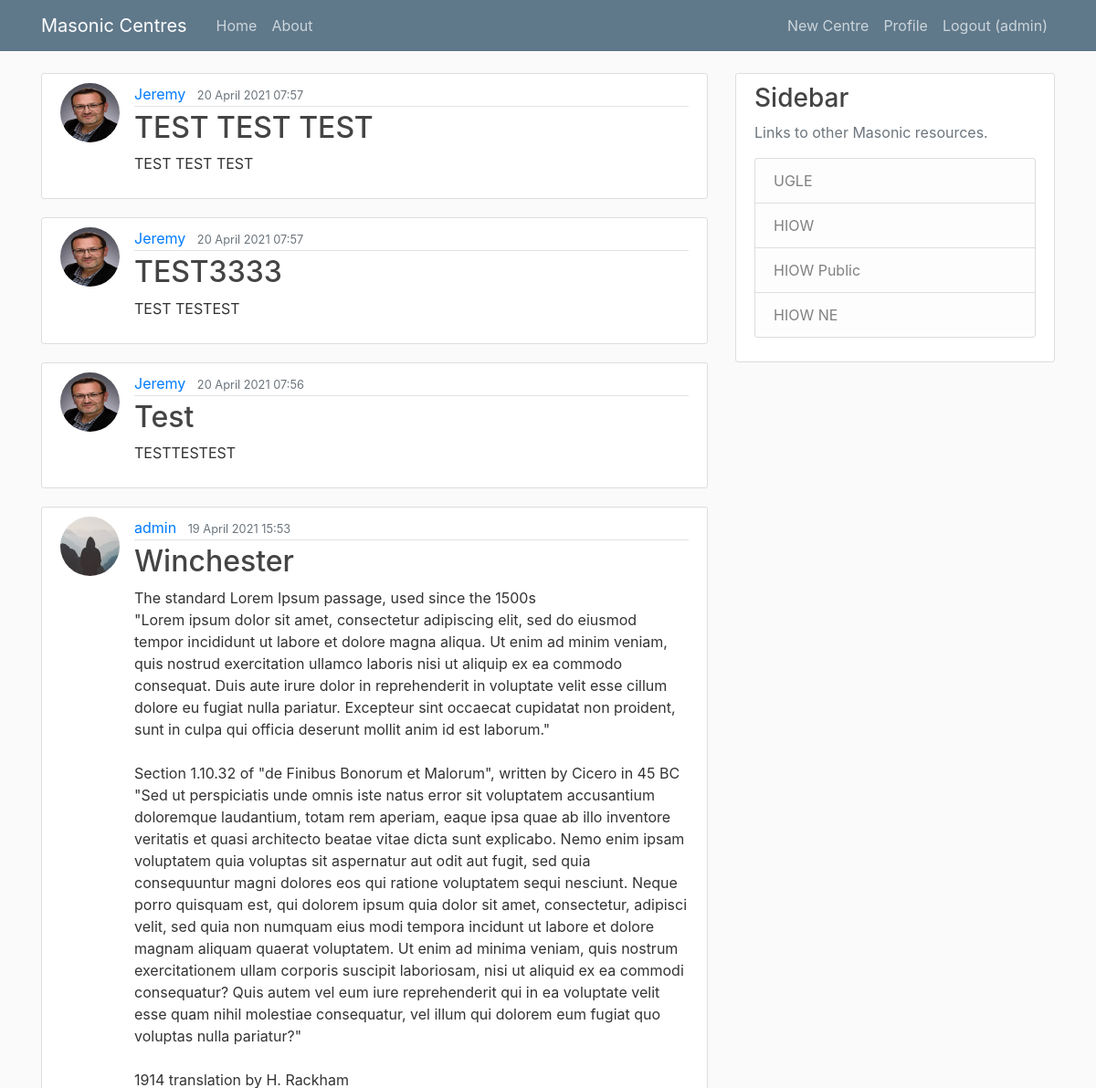
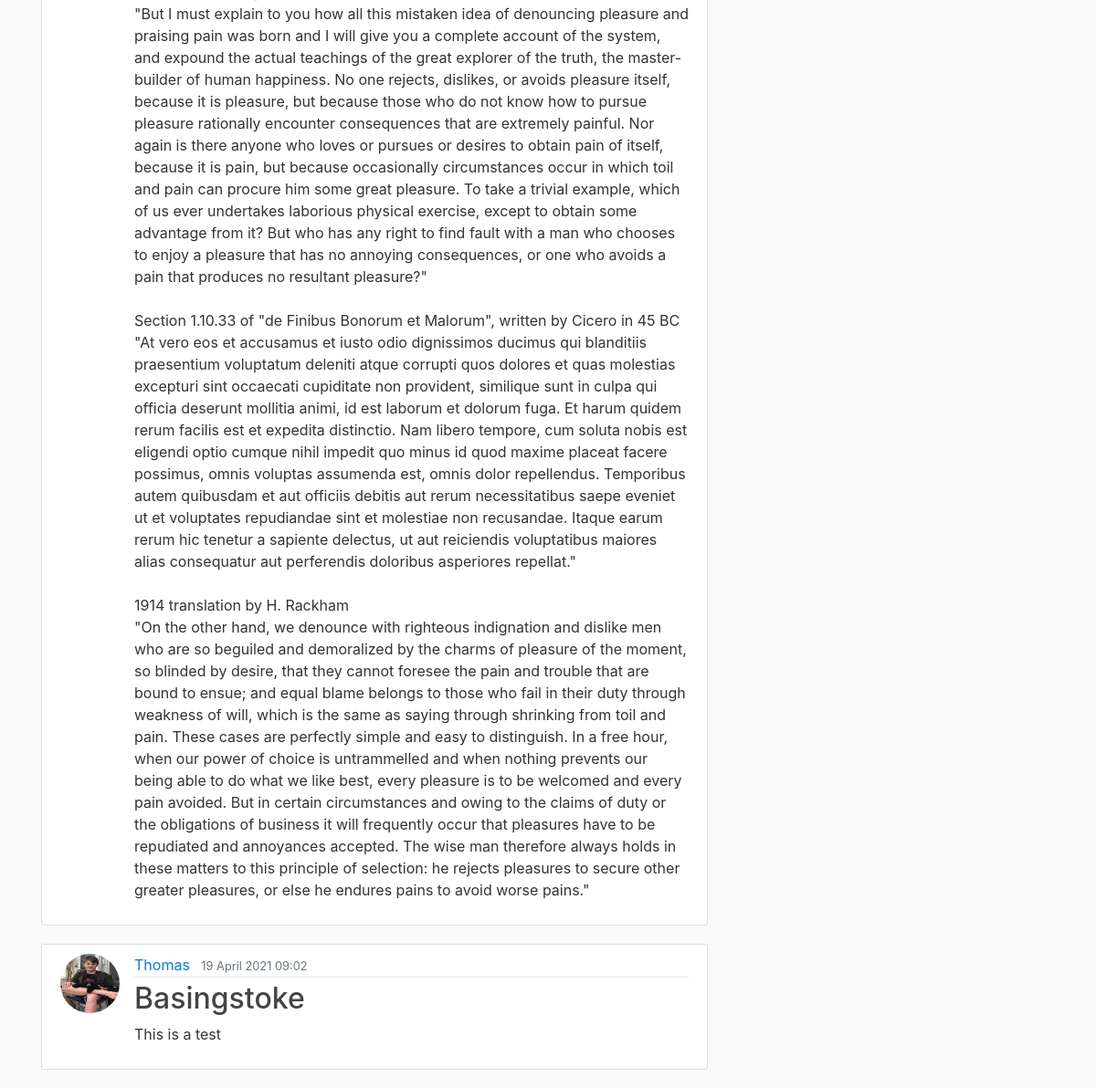
The app's page / (signed in) with its own data (2 pictures, top to bottom).
### blog/models.py (models this page shows, shortened)
class Post(models.Model):
    title = models.CharField(max_length=100)
    content = models.TextField()
    date_posted = models.DateTimeField(default=timezone.now)
    update_posted = models.DateTimeField(auto_now=True)
    author = models.ForeignKey(User, on_delete=models.CASCADE)

### users/models.py (models this page shows, shortened)
class Profile(models.Model):
    user = models.OneToOneField(User, on_delete=models.CASCADE)
    image = models.ImageField(default='default.jpg', upload_to='profile_pics')

### blog/views.py (the view)
# urls.py: path('', PostListView.as_view(), name='blog-home'),
class PostListView(ListView):
    model = Post
    template_name = 'blog/home.html'
    context_object_name = 'posts'
    ordering = ['-date_posted']
    paginate_by = 5

### blog/templates/blog/home.html
{% extends "blog/base.html" %}
{% block content %}
    {% for post in posts %}
        <article class="media content-section">
            <img class="rounded-circle article-img" src="{{ post.author.profile.image.url }}" alt="Profile picture">
            <div class="media-body">
                <div class="article-metadata">
                    <a class="mr-2" href="#">{{ post.author }}</a>
                    <small class="text-muted">{{ post.date_posted|date:"d F Y H:i" }}</small>
                </div>
                <h2><a class="article-title" href="{% url 'post-detail' post.id %}">{{ post.title }}</a></h2>
                <p class="article-content">{{ post.content }}</p>
            </div>
        </article>
    {% endfor %}
{% endblock content %}

### blog/templates/blog/base.html (shortened to what this page needs)
{% load static %}
<!DOCTYPE html>
<html>
    <head>
        <link rel="stylesheet" href="https://maxcdn.bootstrapcdn.com/bootstrap/4.0.0/css/bootstrap.min.css">
        <link rel="stylesheet" type="text/css" href="{% static 'blog/main.css' %}">
    </head>
    <body>
        <header class="site-header">
            <nav class="navbar navbar-expand-md navbar-dark bg-steel fixed-top">
                <div class="container">
                    <a class="navbar-brand mr-4" href="{% url 'blog-home' %}">Masonic Centres</a>
                    <div class="collapse navbar-collapse" id="navbarToggle">
                        <div class="navbar-nav mr-auto">
                            <a class="nav-item nav-link" href="{% url 'blog-home' %}">Home</a>
                            <a class="nav-item nav-link" href="{% url 'blog-about' %}">About</a>
                        </div>
                        <div class="navbar-nav">
                            {% if user.is_authenticated %}
                                <a class="nav-item nav-link" href="{% url 'post-create' %}">New Centre</a>
                                <a class="nav-item nav-link" href="{% url 'profile' %}">Profile</a>
                                <a class="nav-item nav-link" href="{% url 'logout' %}">Logout ({{ user.username }})</a>
                            {% else %}
                                <a class="nav-item nav-link" href="{% url 'login' %}">Login</a>
                                <a class="nav-item nav-link" href="{% url 'register' %}">Register</a>
                            {% endif %}
                        </div>
                    </div>
                </div>
            </nav>
        </header>
        <main role="main" class="container">
            <div class="row">
                <div class="col-md-8">
                    {% block content %}{% endblock %}
                </div>
                <div class="col-md-4">
                    <div class="content-section">
                        <h3>Sidebar</h3>
                        <p class='text-muted'>Links to other Masonic resources.
                            <ul class="list-group">
                                <li class="list-group-item list-group-item-light">UGLE</li>
                                <li class="list-group-item list-group-item-light">HIOW</li>
                                <li class="list-group-item list-group-item-light">HIOW Public</li>
                                <li class="list-group-item list-group-item-light">HIOW NE</li>
                            </ul>
                        </p>
                    </div>
                </div>
            </div>
        </main>
    </body>
</html>

### blog/static/blog/main.css (style rules this page uses)
body { background: #fafafa; color: #333333; margin-top: 5rem; }
h1, h2, h3, h4, h5, h6 { color: #444444; }
ul { margin: 0; }
.bg-steel { background-color: #5f788a; }
.site-header .navbar-nav .nav-link { color: #cbd5db; }
.content-section { background: #ffffff; padding: 10px 20px; border: 1px solid #dddddd; border-radius: 3px; margin-bottom: 20px; }
.article-title { color: #444444; }
.article-content { white-space: pre-line; }
.article-img { height: 65px; width: 65px; margin-right: 16px; }
.article-metadata { padding-bottom: 1px; margin-bottom: 4px; border-bottom: 1px solid #e3e3e3 }

### records on screen
Post: author.profile.image (picture), author "Jeremy", date_posted "20 April 2021 07:57", title "TEST TEST TEST", content "TEST TEST TEST"
Post: author.profile.image (picture), author "Jeremy", date_posted "20 April 2021 07:57", title "TEST3333", content "TEST TESTEST"
Post: author.profile.image (picture), author "Jeremy", date_posted "20 April 2021 07:56", title "Test", content "TESTTESTEST"
Post: author.profile.image (placeholder picture), author "admin", date_posted "19 April 2021 15:53", title "Winchester", content "The standard Lorem Ipsum passage, used since the 1500s \"Lorem ipsum dolor sit amet, consectetur adipiscing elit, sed do eiusmod tempor incididunt ut labore et dolore magna aliqua. Ut enim ad minim veniam, quis nostrud exercitation ullamco laboris nisi ut aliquip ex ea commodo consequat. Duis aute irure dolor in reprehenderit in voluptate velit esse cillum dolore eu fugiat nulla pariatur. Excepteur sint occaecat cupidatat non proident, sunt in culpa qui officia deserunt mollit anim id est laborum.\" Section 1.10.32 of \"de Finibus Bonorum et Malorum\", written by Cicero in 45 BC \"Sed ut perspiciatis unde omnis iste natus error sit voluptatem accusantium doloremque laudantium, totam rem aperiam,…"
Post: author.profile.image (picture), author "Thomas", date_posted "19 April 2021 09:02", title "Basingstoke", content "This is a test"

### other values on screen
{{ user.username }} "admin"
